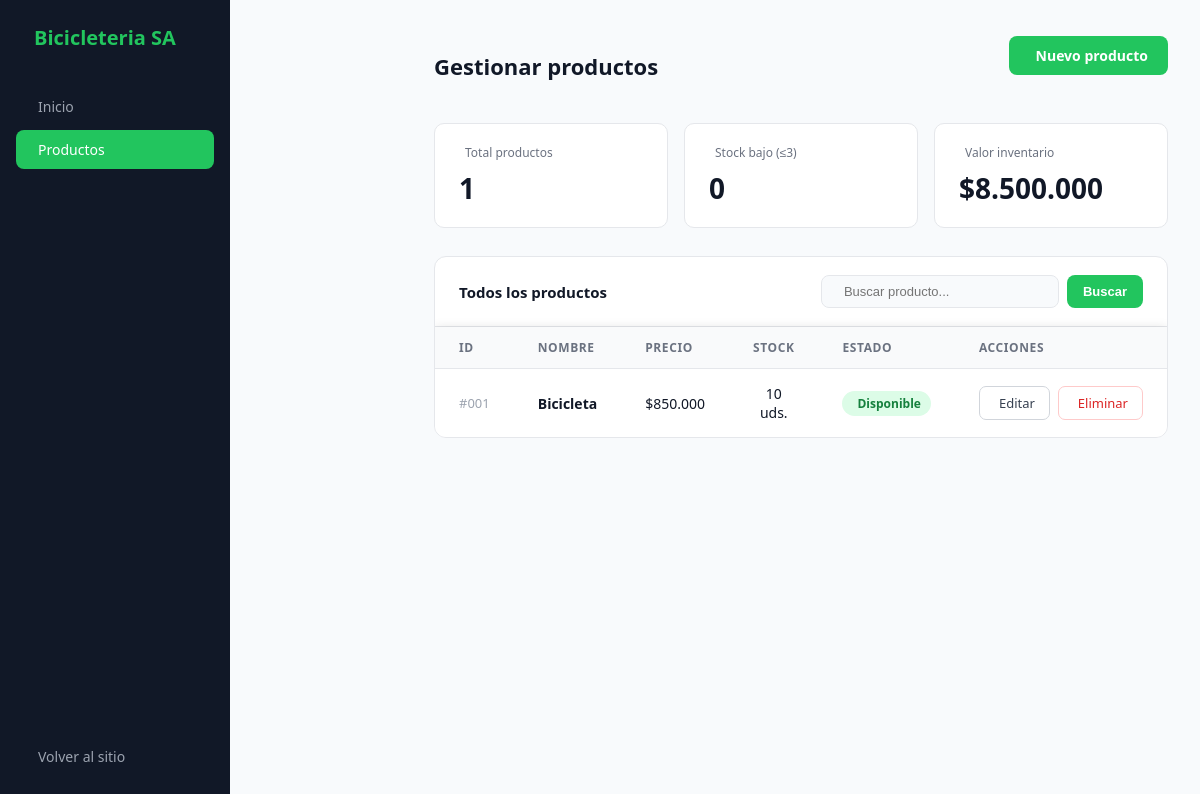
/crud/crud_producto.php, run on the app's committed database.
### tables this page shows
CREATE TABLE `producto` (
  `id_producto` int(11) NOT NULL,
  `nombre` varchar(30) DEFAULT NULL,
  `descripcion` varchar(50) DEFAULT NULL,
  `precio` decimal(10,2) DEFAULT NULL,
  `imagen` varchar(255) DEFAULT NULL,
  `stock` int(11) DEFAULT NULL,
  `est_disponibilidad` enum('Disponible','No Disponible') DEFAULT NULL,
  `id_categoria` int(11) DEFAULT NULL,
  `id_proveedor` int(11) DEFAULT NULL
);

### crud/crud_producto.php (the view, shortened to what this page needs)
<?php
include("../conexion.php");
$sql_total   = "SELECT COUNT(*) AS total FROM producto";
$sql_stock   = "SELECT COUNT(*) AS bajo FROM producto WHERE stock <= 3";
$sql_valor   = "SELECT SUM(precio * stock) AS valor FROM producto";
$total  = mysqli_fetch_assoc(mysqli_query($conexion, $sql_total))['total'];
$bajo   = mysqli_fetch_assoc(mysqli_query($conexion, $sql_stock))['bajo'];
$valor  = mysqli_fetch_assoc(mysqli_query($conexion, $sql_valor))['valor'];
$buscar = isset($_GET['q']) ? mysqli_real_escape_string($conexion, $_GET['q']) : '';
$sql = $buscar
    ? "SELECT * FROM producto WHERE nombre LIKE '%$buscar%' OR id_producto LIKE '%$buscar%'"
    : "SELECT * FROM producto";
$resultado = mysqli_query($conexion, $sql);
?>
<!DOCTYPE html>
<html lang="es">
<head>
  <link rel="stylesheet" href="../css/style.css">
  <link rel="stylesheet" href="https://cdn.jsdelivr.net/npm/@tabler/icons-webfont@latest/tabler-icons.min.css">
</head>
<body>
<aside class="sidebar">
  <div class="sidebar-brand">
    <span>Bicicleteria SA</span>
  </div>
  <a href="panel.php" class="nav-item"><i class="ti ti-layout-dashboard"></i><span>Inicio</span></a>
  <a href="gestionar_productos.php" class="nav-item active"><i class="ti ti-package"></i><span>Productos</span></a>
  <div class="nav-spacer"></div>
  <a href="../menucrud.php" class="nav-item"><i class="ti ti-arrow-left"></i><span>Volver al sitio</span></a>
</aside>
<main class="main">
  <div class="topbar">
    <h1>Gestionar productos</h1>
    <a href="agregar_producto.php" class="btn-agregar">
      <i class="ti ti-plus"></i> Nuevo producto
    </a>
  </div>
  <div class="stats">
    <div class="stat-card">
      <div class="stat-label"><i class="ti ti-package"></i> Total productos</div>
      <div class="stat-val"><?php echo $total; ?></div>
    </div>
    <div class="stat-card danger">
      <div class="stat-label"><i class="ti ti-alert-triangle"></i> Stock bajo (≤3)</div>
      <div class="stat-val"><?php echo $bajo; ?></div>
    </div>
    <div class="stat-card">
      <div class="stat-label"><i class="ti ti-currency-dollar"></i> Valor inventario</div>
      <div class="stat-val">$<?php echo number_format($valor, 0, ',', '.'); ?></div>
    </div>
  </div>
  <div class="tabla-wrap">
    <div class="tabla-header">
      <span>Todos los productos <?php if($buscar) echo "— <em style='font-weight:400;color:#6B7280'>\"$buscar\"</em>"; ?></span>
      <form class="search-form" method="GET" action="">
        <div class="search-box">
          <input
            type="text"
            name="q"
            placeholder="Buscar producto..."
            value="<?php echo htmlspecialchars($buscar); ?>">
        </div>
        <button type="submit" class="btn-buscar">Buscar</button>
      </form>
    </div>
    <table>
      <thead>
        <tr>
          <th>ID</th>
          <th>Nombre</th>
          <th>Precio</th>
          <th>Stock</th>
          <th>Estado</th>
          <th>Acciones</th>
        </tr>
      </thead>
      <tbody>
        <?php if(mysqli_num_rows($resultado) === 0): ?>
          <tr class="empty-row">
            <td colspan="6">
              <i class="ti ti-package-off"></i>
              No se encontraron productos<?php echo $buscar ? " para \"$buscar\"" : ''; ?>
            </td>
          </tr>
        <?php else: ?>
          <?php while($fila = mysqli_fetch_assoc($resultado)): ?>
            <?php
              if ($fila['stock'] == 0) {
                $badge = 'badge-out'; $label = 'Sin stock'; $icon = 'ti-circle-x';
              } elseif ($fila['stock'] <= 3) {
                $badge = 'badge-low'; $label = 'Stock bajo'; $icon = 'ti-alert-triangle';
              } else {
                $badge = 'badge-ok';  $label = 'Disponible'; $icon = 'ti-circle-check';
              }
            ?>
            <tr>
              <td class="id-cell">#<?php echo str_pad($fila['id_producto'], 3, '0', STR_PAD_LEFT); ?></td>
              <td><strong><?php echo htmlspecialchars($fila['nombre']); ?></strong></td>
              <td>$<?php echo number_format($fila['precio'], 0, ',', '.'); ?></td>
              <td><?php echo $fila['stock']; ?> uds.</td>
              <td>
                <span class="badge <?php echo $badge; ?>">
                  <?php echo $label; ?>
                </span>
              </td>
              <td>
                <div class="actions">
                  <a href="editar_producto.php?id=<?php echo $fila['id_producto']; ?>" class="btn-editar">
                    <i class="ti ti-edit"></i> Editar
                  </a>
                  <a
                    href="eliminar_producto.php?id=<?php echo $fila['id_producto']; ?>"
                    class="btn-eliminar"
                    onclick="return confirm('¿Eliminar <?php echo htmlspecialchars($fila['nombre']); ?>?')">
                    <i class="ti ti-trash"></i> Eliminar
                  </a>
                </div>
              </td>
            </tr>
          <?php endwhile; ?>
        <?php endif; ?>
      </tbody>
    </table>
  </div>
</main>
</body>
</html>

### css/style.css (style rules this page uses)
body { margin: 0; font-family: 'Segoe UI', sans-serif; background-color: #111827; color: #ffffff; }
.btn-agregar { display:inline-block; background:#22C55E; color:white; text-decoration:none; padding:12px 20px; border-radius:5px; margin-bottom:20px; font-weight:bold; }
table { width:100%; background:white; border-collapse:collapse; box-shadow:0 0 10px rgba(0,0,0,.1); }
th { background:#22C55E; color:white; padding:15px; }
td { padding:12px; text-align:center; border-bottom:1px solid #ddd; color:black; }
.btn-editar { background:#22C55E; color:black; padding:8px 12px; text-decoration:none; border-radius:5px; }
.btn-eliminar { background:#22C55E; color:white; padding:8px 12px; text-decoration:none; border-radius:5px; }

### crud/crud_producto.php (style rules this page uses)
* { box-sizing: border-box; margin: 0; padding: 0; }
body { font-family: 'Segoe UI', sans-serif; background: #F8FAFC; display: flex; min-height: 100vh; }
.sidebar { position: fixed; left: 0; top: 0; height: 100%; width: 230px; background: #111827; padding: 24px 16px; display: flex; flex-direction: column; gap: 4px; z-index: 100; }
.sidebar-brand { font-size: 20px; font-weight: 700; color: #22C55E; margin-bottom: 32px; padding: 0 8px; display: flex; align-items: center; gap: 10px; }
.nav-item { display: flex; align-items: center; gap: 10px; padding: 10px 12px; border-radius: 8px; color: #9CA3AF; font-size: 14px; font-weight: 500; text-decoration: none; transition: background .15s, color .15s; }
.nav-item.active { background: #22C55E; color: #fff; }
.nav-spacer { flex: 1; }
.main { margin-left: 230px; padding: 36px 32px; flex: 1; min-height: 100vh; }
.topbar { display: flex; justify-content: space-between; align-items: center; margin-bottom: 28px; }
.topbar h1 { font-size: 22px; font-weight: 700; color: #111827; }
.btn-agregar { display: inline-flex; align-items: center; gap: 7px; background: #22C55E; color: #fff; border: none; padding: 10px 20px; border-radius: 8px; font-size: 14px; font-weight: 600; text-decoration: none; cursor: pointer; transition: background .2s; }
.stats { display: grid; grid-template-columns: repeat(3, 1fr); gap: 16px; margin-bottom: 28px; }
.stat-card { background: #fff; border-radius: 10px; border: 1px solid #E5E7EB; padding: 20px 24px; }
.stat-card .stat-label { font-size: 12px; color: #6B7280; margin-bottom: 8px; display: flex; align-items: center; gap: 6px; }
.stat-card .stat-val { font-size: 28px; font-weight: 700; color: #111827; }
.stat-card.danger .stat-val { color: #111827; }
.tabla-wrap { background: #fff; border-radius: 12px; border: 1px solid #E5E7EB; overflow: hidden; }
.tabla-header { display: flex; justify-content: space-between; align-items: center; padding: 18px 24px; border-bottom: 1px solid #E5E7EB; }
.tabla-header span { font-size: 15px; font-weight: 600; color: #111827; }
.search-form { display: flex; align-items: center; gap: 8px; }
.search-box { display: flex; align-items: center; gap: 8px; background: #F8FAFC; border: 1px solid #E5E7EB; border-radius: 8px; padding: 8px 14px; }
.search-box input { border: none; background: transparent; outline: none; font-size: 13px; color: #111827; width: 200px; }
.btn-buscar { background: #22C55E; color: #fff; border: none; padding: 9px 16px; border-radius: 8px; font-size: 13px; font-weight: 600; cursor: pointer; transition: background .2s; }
table { width: 100%; border-collapse: collapse; }
thead th { padding: 12px 24px; text-align: left; font-size: 12px; font-weight: 600; color: #6B7280; background: #F9FAFB; text-transform: uppercase; letter-spacing: .05em; border-bottom: 1px solid #E5E7EB; }
tbody td { padding: 15px 24px; font-size: 14px; color: #111827; border-bottom: 1px solid #F3F4F6; }
tbody tr:last-child td { border-bottom: none; }
.id-cell { color: #9CA3AF; font-size: 13px; }
.badge { display: inline-flex; align-items: center; gap: 5px; padding: 4px 10px; border-radius: 20px; font-size: 12px; font-weight: 600; }
.badge-ok { background: #DCFCE7; color: #15803D; }
.actions { display: flex; gap: 8px; }
.btn-editar { display: inline-flex; align-items: center; gap: 5px; padding: 7px 14px; border-radius: 7px; border: 1px solid #D1D5DB; background: #fff; font-size: 13px; font-weight: 500; color: #374151; text-decoration: none; transition: background .15s, border .15s; }
.btn-eliminar { display: inline-flex; align-items: center; gap: 5px; padding: 7px 14px; border-radius: 7px; border: 1px solid #FECACA; background: #fff; font-size: 13px; font-weight: 500; color: #DC2626; text-decoration: none; transition: background .15s; }

### data on the page
producto: id_producto "001", nombre "Bicicleta", precio "850.000", stock "10", stock "Disponible"

### other printed values
$total "1"
$bajo "0"
$valor "8.500.000"
